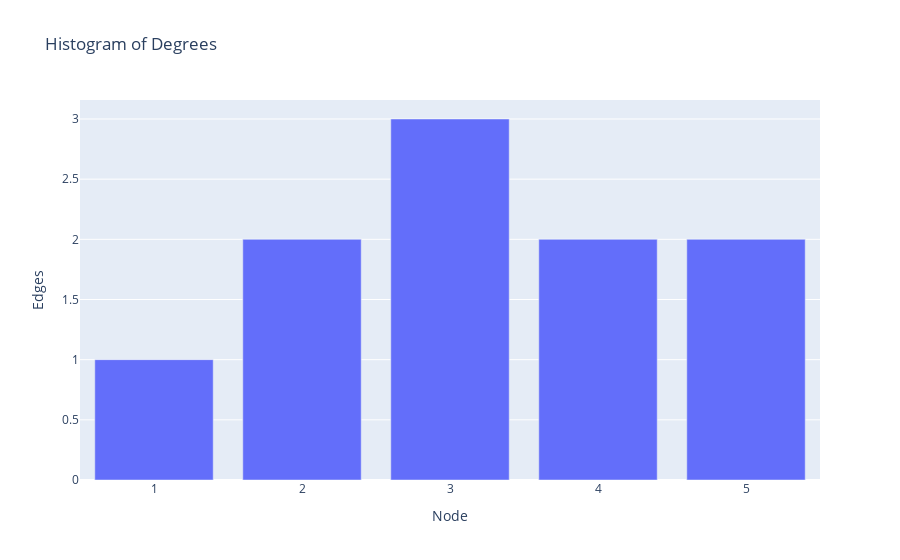

Notebook source saved alongside this figure:
### Markdown cell above
# Question 1A

### Code cell
degrees = Counter([x for tup in edges for x in tup])


fig = go.Figure()
fig.add_trace(go.Bar(x=list(degrees.keys()), y=list(degrees.values())))


fig.update_layout(
    title='Histogram of Degrees',
    xaxis=dict(title='Node'),
    yaxis=dict(title='Edges')
)


fig.show()

### Figure 1 — Plotly figure (JSON) as saved in the notebook; plotly's stock layout.template omitted (floating-point values rounded to 4 significant figures)
{"data": [{"type": "bar", "x": [1, 2, 3, 4, 5], "y": [1, 2, 3, 2, 2]}], "layout": {"title": {"text": "Histogram of Degrees"}, "xaxis": {"title": {"text": "Node"}}, "yaxis": {"title": {"text": "Edges"}}}}
